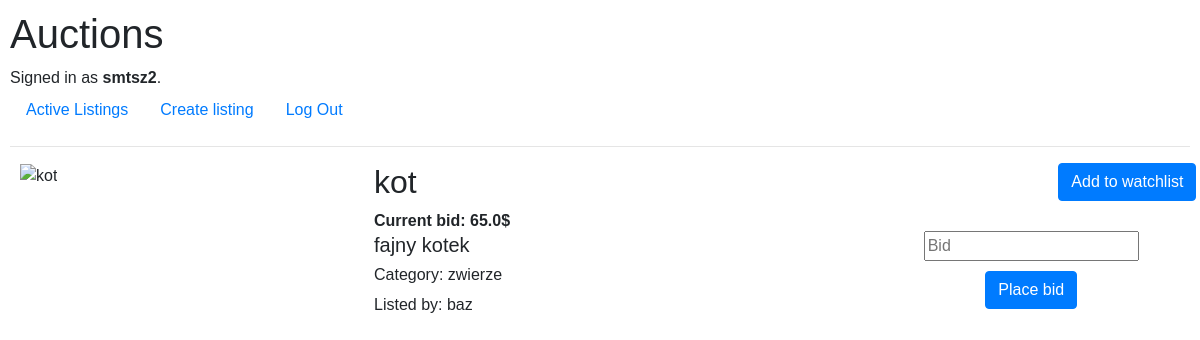
/1 (signed in), run on the app's committed database.
### auctions/models.py (models this page shows, shortened)
class User(AbstractUser):
    id = models.BigAutoField(primary_key=True, null=False)

class Auction_listing(models.Model):
    user = models.ForeignKey(User, on_delete=models.CASCADE, related_name="listings")
    is_active = models.BooleanField()
    listing_desc = models.CharField(max_length=1000)
    initial_bid = models.FloatField()
    current_bid = models.FloatField()
    creation_date = models.DateTimeField()
    listing_img = models.CharField(max_length=10000, blank=True)
    listing_title = models.CharField(max_length=150)
    listing_category = models.CharField(max_length=150, blank=True)

### auctions/views.py (the view, shortened to what this page needs)
# urls.py: path("<int:id>", views.listing_page, name="listing_page"),
def listing_page(request, id):
    if is_valid(id):
        listing = Auction_listing.objects.get(id=id)
        user_id = request.user.id
        login_message = "to perform this action"
        wlisted = watchlisted(user_id, listing)
        if wlisted:
            message = "Remove from watchlist"
        else:
            message = "Add to watchlist"
        if request.method == "GET":
                success_message = None
                if not listing.is_active:
                    highest_biding_user = find_highest_username(listing)
                    if highest_biding_user.id == request.user.id:
                        success_message = "Congratulations you have won this auction !"
                return render(request, "auctions/listing_page.html", {
                    "listing": listing,
                    "success_message": success_message,
                    "error_message": assign_error_message(listing),
                    "watchlist_state": message
                })
    return render(request, "auctions/404.html")

### auctions/util.py (called while the page is built)
def is_valid(id):
    try:
        listing = Auction_listing.objects.get(id=id)
    except:
        return False
    return True

def watchlisted(user_id ,listing):
    try:
        added = Watchlist.objects.get(user_id=user_id, listing=listing)
        return added.id
    except:
        return None

def assign_error_message(listing):
    if not listing.is_active:
        return "This listing is closed and you can no longer place bids on it"
    return None

### auctions/templates/auctions/listing_page.html (shortened to what this page needs)
{% extends "auctions/layout.html" %}
{% block body %}
    <div class="listing_page">
        {% if listing.listing_img %}
            <div class="big_image">
                <img src="{{ listing.listing_img }}" alt="{{ listing.listing_title }}">
            </div>
        {% endif %}
        <div class="listing_page_info">
            <h2>{{ listing.listing_title }}</h2>
            <strong>Current bid: {{ listing.current_bid }}$</strong>
            <h5>{{ listing.listing_desc }}</h5>
            {% if listing.listing_category %}
                <h6>Category: {{ listing.listing_category}}</h6>
            {% else %}
                <h6>No category listed</h6>
            {% endif %}
            <p>Listed by: {{ listing.user.username }}</p>
        </div>
        <div class="bid_watchlist">
            <div class="right">
                <form action="{% url 'listing_page' listing.id %}" method="post">
                    <input type="submit" value="{{ watchlist_state }}" class="btn btn-primary">
                </form>
            </div>
            <div id="bid_form">
                <div class="center">
                    <form action="{% url 'listing_page' listing.id %}" method="post">
                        <div class="center">
                            <input type="number" name="bid_price" placeholder="Bid" min="0" step="0.01">
                        </div>
                        <div class="center">
                            <input type="submit" value="Place bid" class="btn btn-primary">
                        </div>
                    </form>
                </div>
            </div>
        </div>
    </div>
{% endblock %}

### auctions/templates/auctions/layout.html (shortened to what this page needs)
{% load static %}
<!DOCTYPE html>
<html lang="en">
    <head>
        <link rel="stylesheet" href="https://stackpath.bootstrapcdn.com/bootstrap/4.4.1/css/bootstrap.min.css">
        <link href="{% static 'auctions/styles.css' %}" rel="stylesheet">
    </head>
    <body>
        <h1>Auctions</h1>
        <div>
            {% if user.is_authenticated %}
                Signed in as <strong>{{ user.username }}</strong>.
            {% else %}
                Not signed in.
            {% endif %}
        </div>
        <ul class="nav">
            <li class="nav-item">
                <a class="nav-link" href="{% url 'index' %}">Active Listings</a>
            </li>
            <li class="nav-item">
                <a href="{% url 'new_listing' %}" class="nav-link">Create listing</a>
            </li>
            {% if user.is_authenticated %}
                <li class="nav-item">
                    <a class="nav-link" href="{% url 'logout' %}">Log Out</a>
                </li>
            {% endif %}
        </ul>
        <hr>
        {% block body %}
        {% endblock %}
    </body>
</html>

### auctions/static/auctions/styles.css (style rules this page uses)
body { padding: 10px; font-family: Arial, Helvetica, sans-serif; }
.listing_page { display: flex; flex-flow: row wrap; width: 100%; height: fit-content; margin: 10px; }
.listing_page_info { display: flex; width: 40%; margin-right: 20px; height: auto; word-wrap: break-word; flex-direction: column; justify-content: space-evenly; }
.big_image { width: 30%; height: 100%; }
.big_image img { width: 80%; height: 95%; object-fit: cover; }
.center { display:flex; height: 70%; margin: 10px; justify-content: center; align-items: center; }
.bid_watchlist { width: 28%; height: auto; }
.right { display: flex; justify-content: flex-end; }
#bid_form { height: 100%; }

### data on the page
User: username "smtsz2"
Auction_listing: listing_title "kot", current_bid "65.0", listing_desc "fajny kotek", listing_category "zwierze", user.username "baz"
